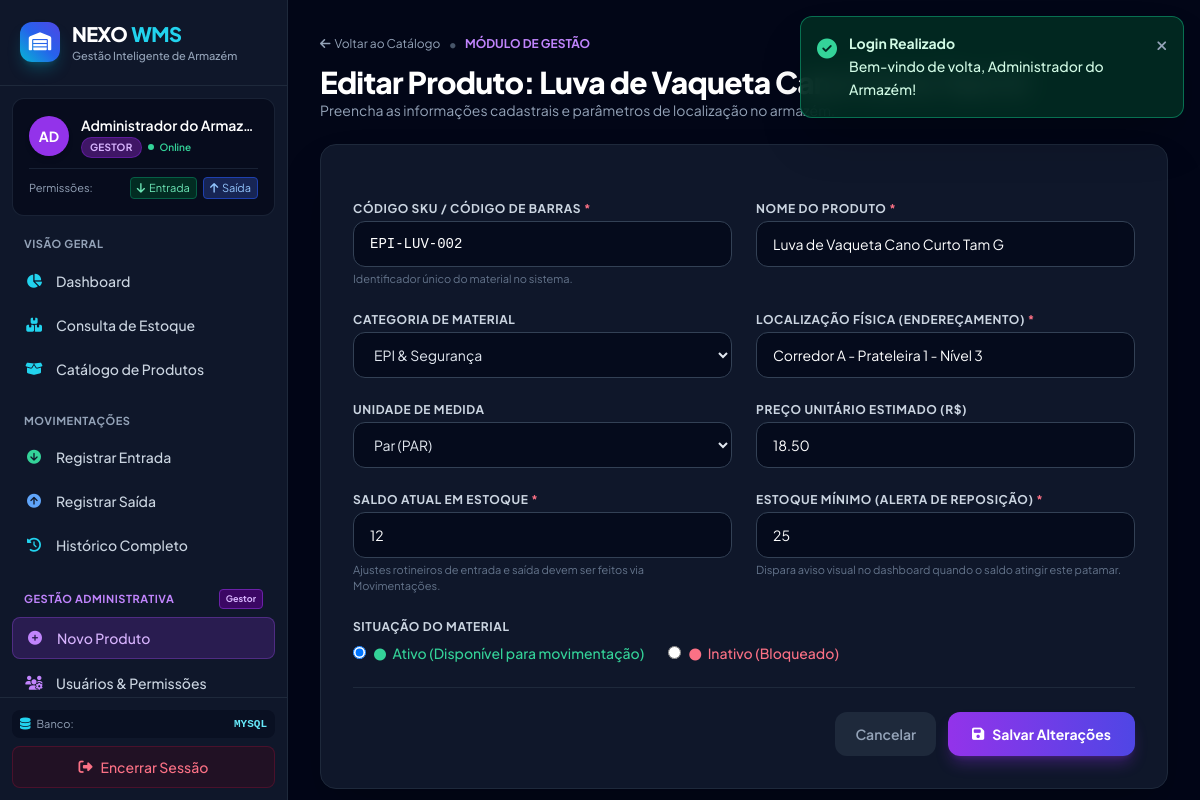
The page /produto_form.php?id=2 (signed in) on the database its author committed.
### tables this page shows
CREATE TABLE IF NOT EXISTS `produtos` (
  `id` INT AUTO_INCREMENT PRIMARY KEY,
  `sku` VARCHAR(50) NOT NULL UNIQUE,
  `nome` VARCHAR(150) NOT NULL,
  `categoria_id` INT NULL,
  `localizacao` VARCHAR(100) NOT NULL,
  `unidade` VARCHAR(20) NOT NULL DEFAULT 'UN',
  `preco` DECIMAL(10,2) NOT NULL DEFAULT 0.00,
  `quantidade` INT NOT NULL DEFAULT 0,
  `estoque_minimo` INT NOT NULL DEFAULT 10,
  `status` ENUM('ativo', 'inativo') NOT NULL DEFAULT 'ativo',
  `created_at` TIMESTAMP DEFAULT CURRENT_TIMESTAMP,
  `updated_at` TIMESTAMP DEFAULT CURRENT_TIMESTAMP ON UPDATE CURRENT_TIMESTAMP,
  FOREIGN KEY (`categoria_id`) REFERENCES `categorias`(`id`) ON DELETE SET NULL
);

CREATE TABLE IF NOT EXISTS `categorias` (
  `id` INT AUTO_INCREMENT PRIMARY KEY,
  `nome` VARCHAR(80) NOT NULL UNIQUE,
  `descricao` VARCHAR(255) NULL,
  `created_at` TIMESTAMP DEFAULT CURRENT_TIMESTAMP
);

### produto_form.php (the view, shortened to what this page needs)
<?php
require_once __DIR__ . '/bd.php';
$id = isset($_GET['id']) ? (int)$_GET['id'] : 0;
$isEdicao = $id > 0;
$produto = [
    'id'             => 0,
    'sku'            => '',
    'nome'           => '',
    'categoria_id'   => '',
    'localizacao'    => '',
    'unidade'        => 'UN',
    'preco'          => '0.00',
    'quantidade'     => '0',
    'estoque_minimo' => '10',
    'status'         => 'ativo'
];
if ($isEdicao) {
    try {
        $stmt = $pdo->prepare("SELECT * FROM produtos WHERE id = :id LIMIT 1");
        $stmt->execute([':id' => $id]);
        $prodFound = $stmt->fetch();
        if ($prodFound) {
            $produto = $prodFound;
        } else {
            setToast('error', 'Produto não encontrado.');
            header('Location: produtos.php');
            exit;
        }
    } catch (PDOException $e) {
        setToast('error', 'Erro ao consultar produto.');
        header('Location: produtos.php');
        exit;
    }
}
$categorias = $pdo->query("SELECT id, nome FROM categorias ORDER BY nome ASC")->fetchAll();
require_once __DIR__ . '/includes/header.php';
require_once __DIR__ . '/includes/sidebar.php';
?>
<main class="flex-1 overflow-y-auto bg-slate-950 p-4 sm:p-6 lg:p-8">
    <div class="max-w-4xl mx-auto mb-6">
        <div class="flex items-center gap-2 mb-2">
            <a href="produtos.php" class="text-xs text-slate-400 hover:text-cyan-400 transition-colors flex items-center gap-1">
                <i class="fa-solid fa-arrow-left"></i> Voltar ao Catálogo
            </a>
            <span class="text-slate-600">&bull;</span>
            <span class="text-xs text-purple-400 font-bold uppercase">Módulo de Gestão</span>
        </div>
        <h1 class="text-2xl sm:text-3xl font-extrabold text-white tracking-tight">
            <?= $isEdicao ? 'Editar Produto: ' . htmlspecialchars($produto['nome']) : 'Cadastrar Novo Produto' ?>
        </h1>
        <p class="text-sm text-slate-400">Preencha as informações cadastrais e parâmetros de localização no armazém.</p>
    </div>
    <div class="max-w-4xl mx-auto bg-slate-900 border border-slate-800 rounded-2xl p-6 sm:p-8 shadow-2xl">
        <form action="actions/produto_action.php" method="POST" class="space-y-6">
            <div class="grid grid-cols-1 md:grid-cols-2 gap-6">
                <div>
                    <label for="sku" class="block text-xs font-bold uppercase tracking-wider text-slate-300 mb-1">
                        Código SKU / Código de Barras <span class="text-rose-400">*</span>
                    </label>
                    <input type="text" id="sku" name="sku" required
                           value="<?= htmlspecialchars($produto['sku']) ?>"
                           placeholder="Ex: EPI-CAP-001"
                           class="w-full px-4 py-3 bg-slate-950/70 border border-slate-700 rounded-xl text-sm text-white placeholder-slate-500 font-mono focus:outline-none focus:ring-2 focus:ring-cyan-500 focus:border-cyan-500 transition-colors">
                    <p class="text-[11px] text-slate-500 mt-1">Identificador único do material no sistema.</p>
                </div>
                <div>
                    <label for="nome" class="block text-xs font-bold uppercase tracking-wider text-slate-300 mb-1">
                        Nome do Produto <span class="text-rose-400">*</span>
                    </label>
                    <input type="text" id="nome" name="nome" required
                           value="<?= htmlspecialchars($produto['nome']) ?>"
                           placeholder="Ex: Capacete de Segurança com Aba Frontal"
                           class="w-full px-4 py-3 bg-slate-950/70 border border-slate-700 rounded-xl text-sm text-white placeholder-slate-500 focus:outline-none focus:ring-2 focus:ring-cyan-500 focus:border-cyan-500 transition-colors">
                </div>
                <div>
                    <label for="categoria_id" class="block text-xs font-bold uppercase tracking-wider text-slate-300 mb-1">
                        Categoria de Material
                    </label>
                    <select id="categoria_id" name="categoria_id"
                            class="w-full px-4 py-3 bg-slate-950/70 border border-slate-700 rounded-xl text-sm text-slate-200 focus:outline-none focus:ring-2 focus:ring-cyan-500 focus:border-cyan-500 transition-colors">
                        <?php foreach ($categorias as $cat): ?>
                            <option value="<?= $cat['id'] ?>" <?= $produto['categoria_id'] == $cat['id'] ? 'selected' : '' ?>>
                                <?= htmlspecialchars($cat['nome']) ?>
                            </option>
                        <?php endforeach; ?>
                    </select>
                </div>
                <div>
                    <label for="localizacao" class="block text-xs font-bold uppercase tracking-wider text-slate-300 mb-1">
                        Localização Física (Endereçamento) <span class="text-rose-400">*</span>
                    </label>
                    <input type="text" id="localizacao" name="localizacao" required
                           value="<?= htmlspecialchars($produto['localizacao']) ?>"
                           placeholder="Ex: Corredor A - Prateleira 2 - Nível 3"
                           class="w-full px-4 py-3 bg-slate-950/70 border border-slate-700 rounded-xl text-sm text-white placeholder-slate-500 focus:outline-none focus:ring-2 focus:ring-cyan-500 focus:border-cyan-500 transition-colors">
                </div>
                <div>
                    <label for="unidade" class="block text-xs font-bold uppercase tracking-wider text-slate-300 mb-1">
                        Unidade de Medida
                    </label>
                    <select id="unidade" name="unidade"
                            class="w-full px-4 py-3 bg-slate-950/70 border border-slate-700 rounded-xl text-sm text-slate-200 focus:outline-none focus:ring-2 focus:ring-cyan-500 focus:border-cyan-500 transition-colors">
                        <?php
                        $unidades = ['UN' => 'Unidade (UN)', 'CX' => 'Caixa (CX)', 'PAR' => 'Par (PAR)', 'KG' => 'Quilograma (KG)', 'LT' => 'Litro (LT)', 'RL' => 'Rolo (RL)', 'MT' => 'Metro (MT)', 'PC' => 'Peça (PC)'];
                        foreach ($unidades as $sigla => $lbl): ?>
                            <option value="<?= $sigla ?>" <?= $produto['unidade'] === $sigla ? 'selected' : '' ?>><?= $lbl ?></option>
                        <?php endforeach; ?>
                    </select>
                </div>
                <div>
                    <label for="preco" class="block text-xs font-bold uppercase tracking-wider text-slate-300 mb-1">
                        Preço Unitário Estimado (R$)
                    </label>
                    <input type="number" step="0.01" min="0" id="preco" name="preco"
                           value="<?= htmlspecialchars($produto['preco']) ?>"
                           class="w-full px-4 py-3 bg-slate-950/70 border border-slate-700 rounded-xl text-sm text-white focus:outline-none focus:ring-2 focus:ring-cyan-500 focus:border-cyan-500 transition-colors">
                </div>
                <div>
                    <label for="quantidade" class="block text-xs font-bold uppercase tracking-wider text-slate-300 mb-1">
                        <?= $isEdicao ? 'Saldo Atual em Estoque' : 'Quantidade Inicial de Entrada' ?> <span class="text-rose-400">*</span>
                    </label>
                    <input type="number" min="0" id="quantidade" name="quantidade" required
                           value="<?= (int)$produto['quantidade'] ?>"
                           class="w-full px-4 py-3 bg-slate-950/70 border border-slate-700 rounded-xl text-sm text-white focus:outline-none focus:ring-2 focus:ring-cyan-500 focus:border-cyan-500 transition-colors">
                    <p class="text-[11px] text-slate-500 mt-1">
                        <?= $isEdicao ? 'Ajustes rotineiros de entrada e saída devem ser feitos via Movimentações.' : 'Será registrado um lançamento de carga inicial no histórico.' ?>
                    </p>
                </div>
                <div>
                    <label for="estoque_minimo" class="block text-xs font-bold uppercase tracking-wider text-slate-300 mb-1">
                        Estoque Mínimo (Alerta de Reposição) <span class="text-rose-400">*</span>
                    </label>
                    <input type="number" min="0" id="estoque_minimo" name="estoque_minimo" required
                           value="<?= (int)$produto['estoque_minimo'] ?>"
                           class="w-full px-4 py-3 bg-slate-950/70 border border-slate-700 rounded-xl text-sm text-white focus:outline-none focus:ring-2 focus:ring-cyan-500 focus:border-cyan-500 transition-colors">
                    <p class="text-[11px] text-slate-500 mt-1">Dispara aviso visual no dashboard quando o saldo atingir este patamar.</p>
                </div>
                <div class="md:col-span-2">
                    <label class="block text-xs font-bold uppercase tracking-wider text-slate-300 mb-2">
                        Situação do Material
                    </label>
                    <div class="flex items-center gap-6">
                        <label class="flex items-center gap-2 cursor-pointer">
                            <input type="radio" name="status" value="ativo" <?= $produto['status'] === 'ativo' ? 'checked' : '' ?> class="text-cyan-600 focus:ring-cyan-500">
                            <span class="text-sm font-medium text-emerald-400"><i class="fa-solid fa-circle text-xs mr-1"></i> Ativo (Disponível para movimentação)</span>
                        </label>
                        <label class="flex items-center gap-2 cursor-pointer">
                            <input type="radio" name="status" value="inativo" <?= $produto['status'] === 'inativo' ? 'checked' : '' ?> class="text-rose-600 focus:ring-rose-500">
                            <span class="text-sm font-medium text-rose-400"><i class="fa-solid fa-circle text-xs mr-1"></i> Inativo (Bloqueado)</span>
                        </label>
                    </div>
                </div>
            </div>
            <div class="pt-6 border-t border-slate-800 flex flex-col sm:flex-row items-center justify-end gap-3">
                <a href="produtos.php" class="w-full sm:w-auto px-5 py-3 rounded-xl text-center text-sm font-semibold text-slate-400 bg-slate-800 hover:bg-slate-700 hover:text-white transition-colors">
                    Cancelar
                </a>
                <button type="submit"
                        class="w-full sm:w-auto px-6 py-3 rounded-xl text-center text-sm font-bold text-white bg-gradient-to-r from-purple-600 to-indigo-600 hover:from-purple-500 hover:to-indigo-500 shadow-lg shadow-purple-600/30 transition-all flex items-center justify-center gap-2">
                    <i class="fa-solid fa-floppy-disk"></i>
                    <span><?= $isEdicao ? 'Salvar Alterações' : 'Concluir Cadastro' ?></span>
                </button>
            </div>
        </form>
    </div>
</main>
<?php require_once __DIR__ . '/includes/footer.php'; ?>

### includes/header.php (style rules this page uses)
body { font-family: 'Plus Jakarta Sans', sans-serif; }

### rows shown on the page
produtos: nome "Luva de Vaqueta Cano Curto Tam G", sku "EPI-LUV-002", categoria_id "EPI & Segurança", localizacao "Corredor A - Prateleira 1 - Nível 3", unidade "Par (PAR)", preco "18.50", quantidade "12", estoque_minimo "25", status "☑ Ativo (Disponível para movimen", status "☐ Inativo (Bloqueado)"

### other values the page prints
$toast['title'] "Login Realizado"
$toast['message'] "Bem-vindo de volta, Administrador do Armazém!"
substr($user['nome'] ?? 'U', 0, 2) "AD"
$user['nome'] "Administrador do Armaz…"
$GLOBALS['DB_DRIVER'] "MYSQL"
